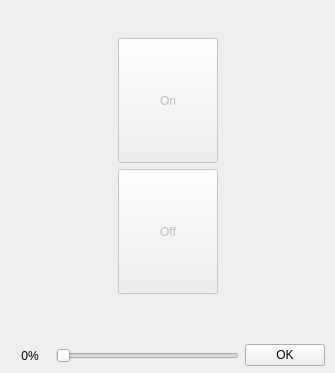
<?xml version="1.0" encoding="UTF-8"?>
<ui version="4.0">
 <class>DeviceControl</class>
 <widget class="QDialog" name="DeviceControl">
  <property name="geometry">
   <rect>
    <x>0</x>
    <y>0</y>
    <width>335</width>
    <height>373</height>
   </rect>
  </property>
  <property name="sizePolicy">
   <sizepolicy hsizetype="Fixed" vsizetype="Fixed">
    <horstretch>0</horstretch>
    <verstretch>0</verstretch>
   </sizepolicy>
  </property>
  <property name="windowTitle">
   <string>Device Control</string>
  </property>
  <property name="modal">
   <bool>true</bool>
  </property>
  <layout class="QVBoxLayout" name="verticalLayout_2">
   <property name="leftMargin">
    <number>0</number>
   </property>
   <property name="topMargin">
    <number>0</number>
   </property>
   <property name="rightMargin">
    <number>0</number>
   </property>
   <property name="bottomMargin">
    <number>0</number>
   </property>
   <item>
    <layout class="QVBoxLayout" name="verticalLayout">
     <property name="spacing">
      <number>5</number>
     </property>
     <item>
      <widget class="QFrame" name="frame">
       <property name="frameShape">
        <enum>QFrame::NoFrame</enum>
       </property>
       <property name="frameShadow">
        <enum>QFrame::Plain</enum>
       </property>
       <layout class="QHBoxLayout" name="horizontalLayout_5">
        <property name="leftMargin">
         <number>0</number>
        </property>
        <property name="topMargin">
         <number>0</number>
        </property>
        <property name="rightMargin">
         <number>0</number>
        </property>
        <property name="bottomMargin">
         <number>0</number>
        </property>
        <item>
         <layout class="QHBoxLayout" name="horizontalLayout_4">
          <item>
           <spacer name="horizontalSpacer">
            <property name="orientation">
             <enum>Qt::Horizontal</enum>
            </property>
            <property name="sizeHint" stdset="0">
             <size>
              <width>10</width>
              <height>20</height>
             </size>
            </property>
           </spacer>
          </item>
          <item>
           <widget class="QFrame" name="frame_3">
            <property name="frameShape">
             <enum>QFrame::NoFrame</enum>
            </property>
            <property name="frameShadow">
             <enum>QFrame::Plain</enum>
            </property>
            <layout class="QVBoxLayout" name="verticalLayout_4">
             <item>
              <layout class="QVBoxLayout" name="verticalLayout_3">
               <item>
                <widget class="QPushButton" name="btn_deviceOn">
                 <property name="enabled">
                  <bool>false</bool>
                 </property>
                 <property name="sizePolicy">
                  <sizepolicy hsizetype="Fixed" vsizetype="Fixed">
                   <horstretch>0</horstretch>
                   <verstretch>0</verstretch>
                  </sizepolicy>
                 </property>
                 <property name="minimumSize">
                  <size>
                   <width>100</width>
                   <height>125</height>
                  </size>
                 </property>
                 <property name="text">
                  <string>On</string>
                 </property>
                </widget>
               </item>
               <item>
                <widget class="QPushButton" name="btn_deviceOff">
                 <property name="enabled">
                  <bool>false</bool>
                 </property>
                 <property name="sizePolicy">
                  <sizepolicy hsizetype="Fixed" vsizetype="Fixed">
                   <horstretch>0</horstretch>
                   <verstretch>0</verstretch>
                  </sizepolicy>
                 </property>
                 <property name="minimumSize">
                  <size>
                   <width>100</width>
                   <height>125</height>
                  </size>
                 </property>
                 <property name="text">
                  <string>Off</string>
                 </property>
                </widget>
               </item>
              </layout>
             </item>
            </layout>
           </widget>
          </item>
          <item>
           <spacer name="horizontalSpacer_2">
            <property name="orientation">
             <enum>Qt::Horizontal</enum>
            </property>
            <property name="sizeHint" stdset="0">
             <size>
              <width>10</width>
              <height>20</height>
             </size>
            </property>
           </spacer>
          </item>
         </layout>
        </item>
       </layout>
      </widget>
     </item>
     <item>
      <widget class="QFrame" name="frame_2">
       <property name="sizePolicy">
        <sizepolicy hsizetype="Preferred" vsizetype="Fixed">
         <horstretch>0</horstretch>
         <verstretch>0</verstretch>
        </sizepolicy>
       </property>
       <property name="minimumSize">
        <size>
         <width>0</width>
         <height>35</height>
        </size>
       </property>
       <property name="frameShape">
        <enum>QFrame::NoFrame</enum>
       </property>
       <property name="frameShadow">
        <enum>QFrame::Plain</enum>
       </property>
       <layout class="QHBoxLayout" name="horizontalLayout_3">
        <property name="leftMargin">
         <number>10</number>
        </property>
        <property name="topMargin">
         <number>0</number>
        </property>
        <property name="rightMargin">
         <number>10</number>
        </property>
        <property name="bottomMargin">
         <number>0</number>
        </property>
        <item>
         <widget class="QLabel" name="percentLabel">
          <property name="sizePolicy">
           <sizepolicy hsizetype="Fixed" vsizetype="Preferred">
            <horstretch>0</horstretch>
            <verstretch>0</verstretch>
           </sizepolicy>
          </property>
          <property name="minimumSize">
           <size>
            <width>40</width>
            <height>0</height>
           </size>
          </property>
          <property name="text">
           <string>0%</string>
          </property>
          <property name="alignment">
           <set>Qt::AlignCenter</set>
          </property>
         </widget>
        </item>
        <item>
         <layout class="QHBoxLayout" name="horizontalLayout_2">
          <item>
           <widget class="QSlider" name="horizontalSlider">
            <property name="enabled">
             <bool>false</bool>
            </property>
            <property name="maximum">
             <number>100</number>
            </property>
            <property name="orientation">
             <enum>Qt::Horizontal</enum>
            </property>
            <property name="invertedAppearance">
             <bool>false</bool>
            </property>
            <property name="invertedControls">
             <bool>false</bool>
            </property>
           </widget>
          </item>
          <item>
           <widget class="QPushButton" name="pushButton">
            <property name="text">
             <string>OK</string>
            </property>
           </widget>
          </item>
         </layout>
        </item>
       </layout>
      </widget>
     </item>
    </layout>
   </item>
  </layout>
 </widget>
 <resources/>
 <connections/>
</ui>
